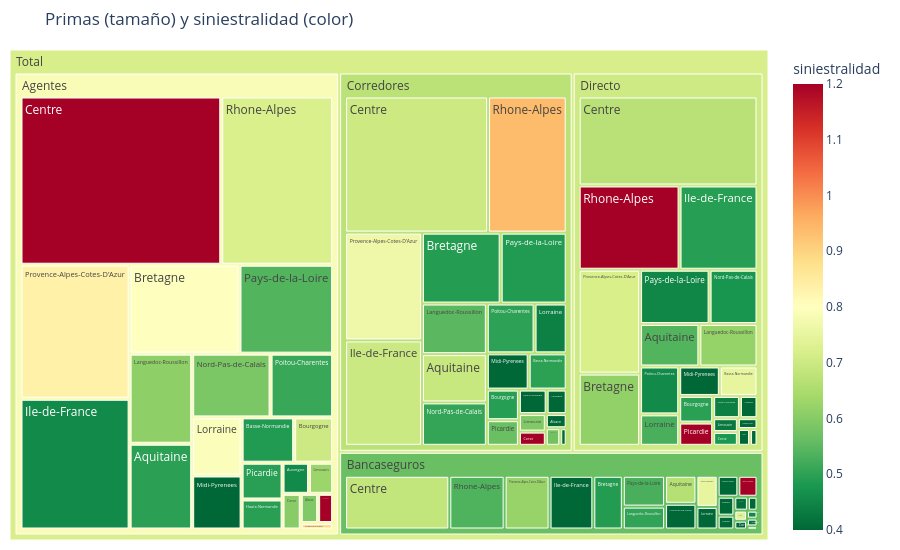

This figure's notebook cell:
### Markdown cell above
### plotly: treemap interactivo
El tamaño de cada rectángulo es la prima y el color, la siniestralidad. Pasa el ratón por encima y haz clic para entrar en un canal.

### Code cell
import plotly.express as px

arbol = df.groupby(["canal", "region"], as_index=False).agg(primas=("prima_devengada", "sum"),
                                                             siniestros=("coste_siniestros", "sum"),
                                                             margen=("margen", "sum"))
arbol["siniestralidad"] = arbol["siniestros"] / arbol["primas"]
fig = px.treemap(arbol, path=[px.Constant("Total"), "canal", "region"], values="primas",
                 color="siniestralidad", color_continuous_scale="RdYlGn_r", range_color=(0.4, 1.2),
                 hover_data={"margen": ":,.0f"}, title="Primas (tamaño) y siniestralidad (color)")
fig.update_layout(height=550, margin=dict(t=50, l=10, r=10, b=10))
fig.show()

### Figure 1 — Plotly figure (JSON) as saved in the notebook; plotly's stock layout.template omitted (floating-point values rounded to 4 significant figures; data arrays with more than 128 entries replaced by an {"elided": "..."} marker saying what was removed)
{"data": [{"branchvalues": "total", "customdata": {"elided": "93x2 mixed values"}, "domain": {"x": [0.0, 1.0], "y": [0.0, 1.0]}, "hovertemplate": "labels=%{label}<br>primas=%{value}<br>parent=%{parent}<br>id=%{id}<br>margen=%{customdata[0]:,.0f}<br>siniestralidad=%{color}<extra></extra>", "ids": ["Total/Agentes/Alsace", "Total/Agentes/Aquitaine", "Total/Agentes/Auvergne", "Total/Agentes/Basse-Normandie", "Total/Agentes/Bourgogne", "Total/Agentes/Bretagne", "Total/Agentes/Centre", "Total/Agentes/Champagne-Ardenne", "Total/Agentes/Corse", "Total/Agentes/Franche-Comte", "Total/Agentes/Haute-Normandie", "Total/Agentes/Ile-de-France", "Total/Agentes/Languedoc-Roussillon", "Total/Agentes/Limousin", "Total/Agentes/Lorraine", "Total/Agentes/Midi-Pyrenees", "Total/Agentes/Nord-Pas-de-Calais", "Total/Agentes/Pays-de-la-Loire", "Total/Agentes/Picardie", "Total/Agentes/Poitou-Charentes", "Total/Agentes/Provence-Alpes-Cotes-D'Azur", "Total/Agentes/Rhone-Alpes", "Total/Bancaseguros/Alsace", "Total/Bancaseguros/Aquitaine", "Total/Bancaseguros/Auvergne", "Total/Bancaseguros/Basse-Normandie", "Total/Bancaseguros/Bourgogne", "Total/Bancaseguros/Bretagne", "Total/Bancaseguros/Centre", "Total/Bancaseguros/Champagne-Ardenne", "Total/Bancaseguros/Corse", "Total/Bancaseguros/Franche-Comte", "Total/Bancaseguros/Haute-Normandie", "Total/Bancaseguros/Ile-de-France", "Total/Bancaseguros/Languedoc-Roussillon", "Total/Bancaseguros/Limousin", "Total/Bancaseguros/Lorraine", "Total/Bancaseguros/Midi-Pyrenees", "Total/Bancaseguros/Nord-Pas-de-Calais", "Total/Bancaseguros/Pays-de-la-Loire", "Total/Bancaseguros/Picardie", "Total/Bancaseguros/Poitou-Charentes", "Total/Bancaseguros/Provence-Alpes-Cotes-D'Azur", "Total/Bancaseguros/Rhone-Alpes", "Total/Corredores/Alsace", "Total/Corredores/Aquitaine", "Total/Corredores/Auvergne", "Total/Corredores/Basse-Normandie", "Total/Corredores/Bourgogne", "Total/Corredores/Bretagne", "Total/Corredores/Centre", "Total/Corredores/Champagne-Ardenne", "Total/Corredores/Corse", "Total/Corredores/Franche-Comte", "Total/Corredores/Haute-Normandie", "Total/Corredores/Ile-de-France", "Total/Corredores/Languedoc-Roussillon", "Total/Corredores/Limousin", "Total/Corredores/Lorraine", "Total/Corredores/Midi-Pyrenees", "Total/Corredores/Nord-Pas-de-Calais", "Total/Corredores/Pays-de-la-Loire", "Total/Corredores/Picardie", "Total/Corredores/Poitou-Charentes", "Total/Corredores/Provence-Alpes-Cotes-D'Azur", "Total/Corredores/Rhone-Alpes", "Total/Directo/Alsace", "Total/Directo/Aquitaine", "Total/Directo/Auvergne", "Total/Directo/Basse-Normandie", "Total/Directo/Bourgogne", "Total/Directo/Bretagne", "Total/Directo/Centre", "Total/Directo/Champagne-Ardenne", "Total/Directo/Corse", "Total/Directo/Franche-Comte", "Total/Directo/Haute-Normandie", "Total/Directo/Ile-de-France", "Total/Directo/Languedoc-Roussillon", "Total/Directo/Limousin", "Total/Directo/Lorraine", "Total/Directo/Midi-Pyrenees", "Total/Directo/Nord-Pas-de-Calais", "Total/Directo/Pays-de-la-Loire", "Total/Directo/Picardie", "Total/Directo/Poitou-Charentes", "Total/Directo/Provence-Alpes-Cotes-D'Azur", "Total/Directo/Rhone-Alpes", "Total/Agentes", "Total/Bancaseguros", "Total/Corredores", "Total/Directo", "Total"], "labels": ["Alsace", "Aquitaine", "Auvergne", "Basse-Normandie", "Bourgogne", "Bretagne", "Centre", "Champagne-Ardenne", "Corse", "Franche-Comte", "Haute-Normandie", "Ile-de-France", "Languedoc-Roussillon", "Limousin", "Lorraine", "Midi-Pyrenees", "Nord-Pas-de-Calais", "Pays-de-la-Loire", "Picardie", "Poitou-Charentes", "Provence-Alpes-Cotes-D'Azur", "Rhone-Alpes", "Alsace", "Aquitaine", "Auvergne", "Basse-Normandie", "Bourgogne", "Bretagne", "Centre", "Champagne-Ardenne", "Corse", "Franche-Comte", "Haute-Normandie", "Ile-de-France", "Languedoc-Roussillon", "Limousin", "Lorraine", "Midi-Pyrenees", "Nord-Pas-de-Calais", "Pays-de-la-Loire", "Picardie", "Poitou-Charentes", "Provence-Alpes-Cotes-D'Azur", "Rhone-Alpes", "Alsace", "Aquitaine", "Auvergne", "Basse-Normandie", "Bourgogne", "Bretagne", "Centre", "Champagne-Ardenne", "Corse", "Franche-Comte", "Haute-Normandie", "Ile-de-France", "Languedoc-Roussillon", "Limousin", "Lorraine", "Midi-Pyrenees", "Nord-Pas-de-Calais", "Pays-de-la-Loire", "Picardie", "Poitou-Charentes", "Provence-Alpes-Cotes-D'Azur", "Rhone-Alpes", "Alsace", "Aquitaine", "Auvergne", "Basse-Normandie", "Bourgogne", "Bretagne", "Centre", "Champagne-Ardenne", "Corse", "Franche-Comte", "Haute-Normandie", "Ile-de-France", "Languedoc-Roussillon", "Limousin", "Lorraine", "Midi-Pyrenees", "Nord-Pas-de-Calais", "Pays-de-la-Loire", "Picardie", "Poitou-Charentes", "Provence-Alpes-Cotes-D'Azur", "Rhone-Alpes", "Agentes", "Bancaseguros", "Corredores", "Directo", "Total"], "marker": {"coloraxis": "coloraxis", "colors": [0.5933, 0.498, 0.4565, 0.4872, 0.6999, 0.7978, 1.203, 3.512, 0.6038, 0.886, 0.4945, 0.4564, 0.6104, 0.628, 0.7919, 0.3066, 0.5862, 0.5398, 0.4951, 0.5127, 0.8353, 0.7228, 0.4205, 0.6639, 0.1753, 1.275, 0.3872, 0.489, 0.6835, 0.4528, 0.3773, 0.3943, 0.4098, 0.3949, 0.5043, 0.7321, 0.2703, 0.3977, 0.3653, 0.5291, 0.369, 0.7514, 0.6218, 0.5353, 0.2219, 0.691, 0.3318, 0.4986, 0.4923, 0.4907, 0.6992, 0.5748, 2.826, 0.3318, 0.3323, 0.6987, 0.5479, 0.593, 0.4405, 0.317, 0.5069, 0.4862, 0.5644, 0.5001, 0.7639, 0.9393, 0.1634, 0.5397, 0.2719, 0.751, 0.4971, 0.6155, 0.6705, 0.2451, 0.4797, 0.3356, 0.4387, 0.4929, 0.6191, 0.4279, 0.5291, 0.3636, 0.4746, 0.451, 1.488, 0.4566, 0.7186, 1.371, 0.7863, 0.5649, 0.6726, 0.7028, 0.7172]}, "name": "", "parents": ["Total/Agentes", "Total/Agentes", "Total/Agentes", "Total/Agentes", "Total/Agentes", "Total/Agentes", "Total/Agentes", "Total/Agentes", "Total/Agentes", "Total/Agentes", "Total/Agentes", "Total/Agentes", "Total/Agentes", "Total/Agentes", "Total/Agentes", "Total/Agentes", "Total/Agentes", "Total/Agentes", "Total/Agentes", "Total/Agentes", "Total/Agentes", "Total/Agentes", "Total/Bancaseguros", "Total/Bancaseguros", "Total/Bancaseguros", "Total/Bancaseguros", "Total/Bancaseguros", "Total/Bancaseguros", "Total/Bancaseguros", "Total/Bancaseguros", "Total/Bancaseguros", "Total/Bancaseguros", "Total/Bancaseguros", "Total/Bancaseguros", "Total/Bancaseguros", "Total/Bancaseguros", "Total/Bancaseguros", "Total/Bancaseguros", "Total/Bancaseguros", "Total/Bancaseguros", "Total/Bancaseguros", "Total/Bancaseguros", "Total/Bancaseguros", "Total/Bancaseguros", "Total/Corredores", "Total/Corredores", "Total/Corredores", "Total/Corredores", "Total/Corredores", "Total/Corredores", "Total/Corredores", "Total/Corredores", "Total/Corredores", "Total/Corredores", "Total/Corredores", "Total/Corredores", "Total/Corredores", "Total/Corredores", "Total/Corredores", "Total/Corredores", "Total/Corredores", "Total/Corredores", "Total/Corredores", "Total/Corredores", "Total/Corredores", "Total/Corredores", "Total/Directo", "Total/Directo", "Total/Directo", "Total/Directo", "Total/Directo", "Total/Directo", "Total/Directo", "Total/Directo", "Total/Directo", "Total/Directo", "Total/Directo", "Total/Directo", "Total/Directo", "Total/Directo", "Total/Directo", "Total/Directo", "Total/Directo", "Total/Directo", "Total/Directo", "Total/Directo", "Total/Directo", "Total/Directo", "Total", "Total", "Total", "Total", ""], "type": "treemap", "values": [136100.0, 1436000.0, 220000.0, 637200.0, 472300.0, 2613000.0, 9033000.0, 117300.0, 173700.0, 55900.0, 328600.0, 3815000.0, 1508000.0, 200700.0, 768200.0, 714000.0, 1336000.0, 2227000.0, 402400.0, 1066000.0, 3912000.0, 5034000.0, 31470.0, 338900.0, 51480.0, 154900.0, 121800.0, 612100.0, 2161000.0, 32300.0, 43050.0, 12600.0, 73030.0, 907600.0, 373500.0, 49470.0, 185600.0, 167100.0, 311800.0, 503200.0, 89000.0, 255200.0, 931900.0, 1148000.0, 81590.0, 863600.0, 135300.0, 379700.0, 270600.0, 1539000.0, 5366000.0, 69950.0, 105400.0, 31170.0, 187200.0, 2233000.0, 904300.0, 130100.0, 441100.0, 418100.0, 775900.0, 1291000.0, 226500.0, 655500.0, 2284000.0, 2951000.0, 57160.0, 703000.0, 109100.0, 309700.0, 252300.0, 1237000.0, 4441000.0, 59410.0, 94970.0, 34870.0, 166100.0, 1833000.0, 689500.0, 95510.0, 343100.0, 334100.0, 725500.0, 1052000.0, 220300.0, 523000.0, 1780000.0, 2373000.0, 36210000.0, 8555000.0, 21340000.0, 17430000.0, 83540000.0]}], "layout": {"coloraxis": {"autocolorscale": false, "cmax": 1.2, "cmin": 0.4, "colorbar": {"title": {"text": "siniestralidad"}}, "colorscale": [[0.0, "rgb(0,104,55)"], [0.1, "rgb(26,152,80)"], [0.2, "rgb(102,189,99)"], [0.3, "rgb(166,217,106)"], [0.4, "rgb(217,239,139)"], [0.5, "rgb(255,255,191)"], [0.6, "rgb(254,224,139)"], [0.7, "rgb(253,174,97)"], [0.8, "rgb(244,109,67)"], [0.9, "rgb(215,48,39)"], [1.0, "rgb(165,0,38)"]]}, "height": 550, "legend": {"tracegroupgap": 0}, "margin": {"b": 10, "l": 10, "r": 10, "t": 50}, "title": {"text": "Primas (tamaño) y siniestralidad (color)"}}}
